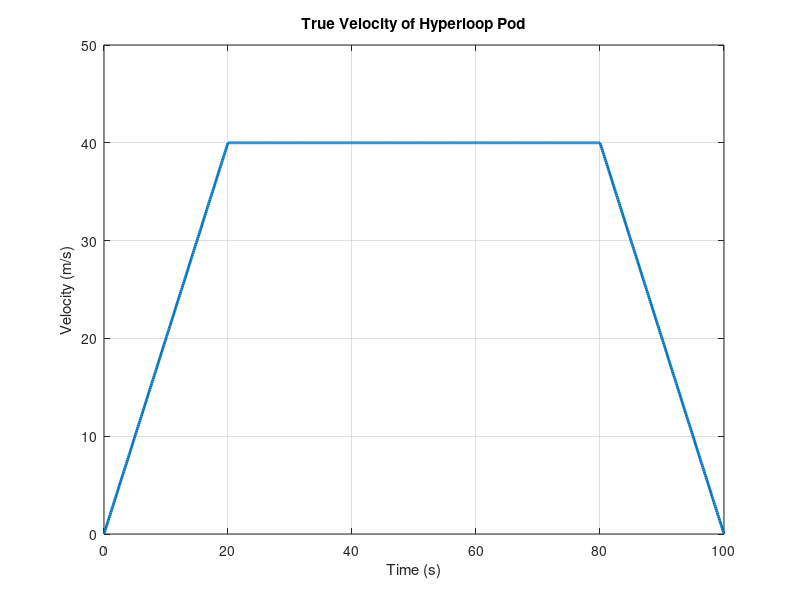
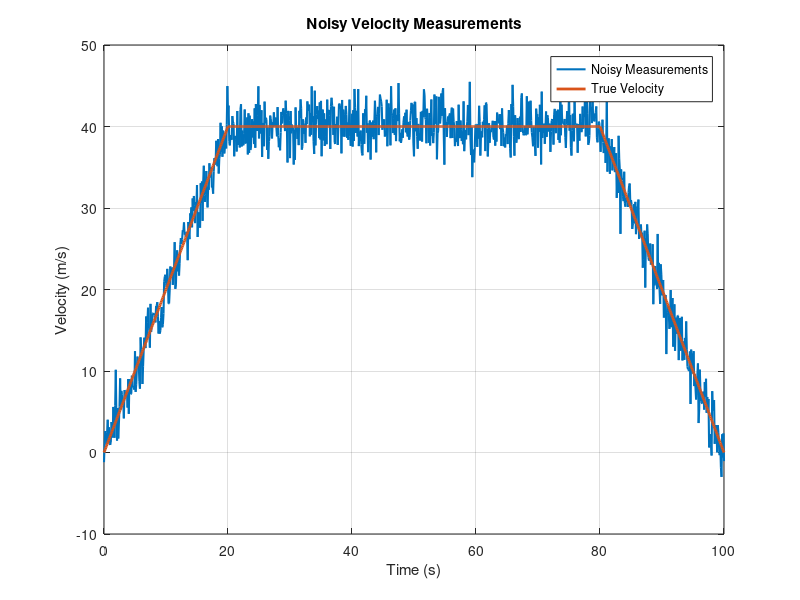
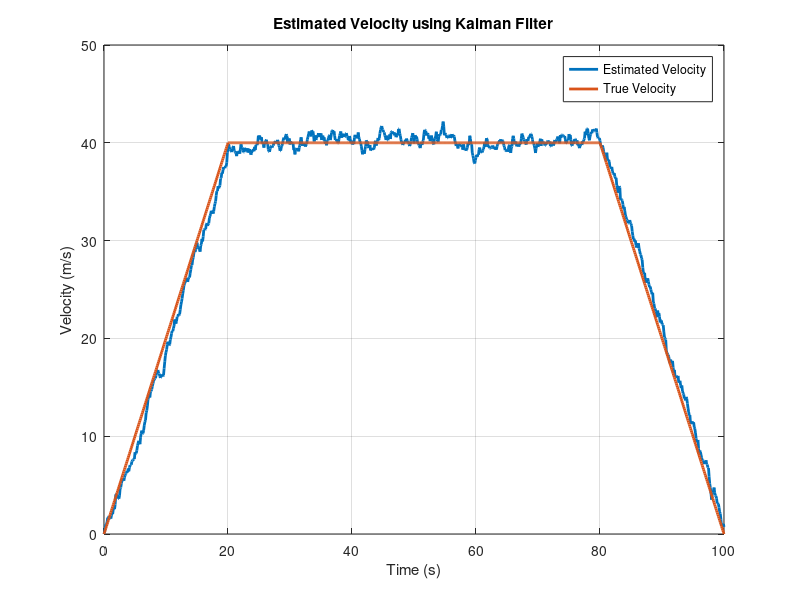
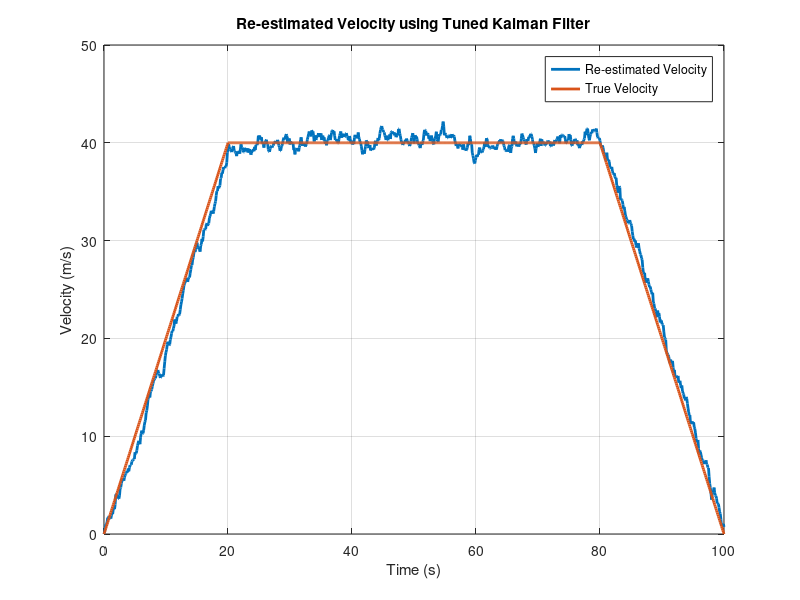

MATLAB code for these plots, in order:
%forced hyperloop embedded task 2 problem statement 2 - harsha .

%simulating the motion of the hyperloop

% Define time parameters
dt = 0.1; % time step (seconds)
T = 100; % total time (seconds)
time = 0:dt:T;

% Define motion phases
acceleration_phase = 20; % time to accelerate (seconds)
cruising_phase = 60; % time to cruise (seconds)
deceleration_phase = 20; % time to decelerate (seconds)

% Define acceleration and deceleration values
acceleration = 2; % m/s^2
deceleration = -2; % m/s^2

% Initialize velocity and position
velocity = zeros(size(time));
position = zeros(size(time));

for i = 2:length(time)
    if time(i) <= acceleration_phase
        velocity(i) = velocity(i-1) + acceleration * dt;
    elseif time(i) <= acceleration_phase + cruising_phase
        velocity(i) = velocity(i-1);
    else
        velocity(i) = max(0, velocity(i-1) + deceleration * dt);
    end
    position(i) = position(i-1) + velocity(i) * dt;
end

% Plot the true velocity . This graph represents the ideal motion of
% hyperloop
figure;
plot(time, velocity, 'LineWidth', 2);
title('True Velocity of Hyperloop Pod');
xlabel('Time (s)');
ylabel('Velocity (m/s)');
grid on;

% Simulate random noisy sensor outputs 
noise_std = 2; % standard deviation of the noise
noisy_velocity = velocity + noise_std * randn(size(velocity));

% Plot the noisy measurements
figure;
plot(time, noisy_velocity, 'LineWidth', 1.5);
hold on;
plot(time, velocity, 'LineWidth', 2);
title('Noisy Velocity Measurements');
xlabel('Time (s)');
ylabel('Velocity (m/s)');
legend('Noisy Measurements', 'True Velocity');
grid on;

% Kalman Filter implementation
Q = 0.1; % process noise covariance
R = noise_std^2; % measurement noise covariance
x_est = 0; % initial estimated state (velocity)
P = 1; % initial estimation covariance

x_est_arr = zeros(size(time)); % array to store estimated velocities

for i = 2:length(time)
    % Time update (prediction)
    x_pred = x_est; % predicted state
    P_pred = P + Q; % predicted covariance
    
    % Measurement update (correction)
    K = P_pred / (P_pred + R); % Kalman gain
    x_est = x_pred + K * (noisy_velocity(i) - x_pred); % updated state
    P = (1 - K) * P_pred; % updated covariance
    
    % Store the estimated velocity
    x_est_arr(i) = x_est;
end

% Plot the estimated velocity
figure;
plot(time, x_est_arr, 'LineWidth', 2);
hold on;
plot(time, velocity, 'LineWidth', 2);
title('Estimated Velocity using Kalman Filter');
xlabel('Time (s)');
ylabel('Velocity (m/s)');
legend('Estimated Velocity', 'True Velocity');
grid on;

% Adjust the noise parameters
Q = 0.1; % adjusted process noise covariance
R = noise_std^2; % adjusted measurement noise covariance

% Re-run the Kalman Filter with adjusted noise parameters
x_est = 0; % re-initialize estimated state (velocity)
P = 1; % re-initialize estimation covariance
x_est_arr = zeros(size(time)); % re-initialize array to store estimated velocities

for i = 2:length(time)
    % Time update (prediction)
    x_pred = x_est; % predicted state
    P_pred = P + Q; % predicted covariance
    
    % Measurement update (correction)
    K = P_pred / (P_pred + R); % Kalman gain
    x_est = x_pred + K * (noisy_velocity(i) - x_pred); % updated state
    P = (1 - K) * P_pred; % updated covariance
    
    % Store the estimated velocity
    x_est_arr(i) = x_est;
end

% Plot the re-estimated velocity
figure;
plot(time, x_est_arr, 'LineWidth', 2);
hold on;
plot(time, velocity, 'LineWidth', 2);
title('Re-estimated Velocity using Tuned Kalman Filter');
xlabel('Time (s)');
ylabel('Velocity (m/s)');
legend('Re-estimated Velocity', 'True Velocity');
grid on;
